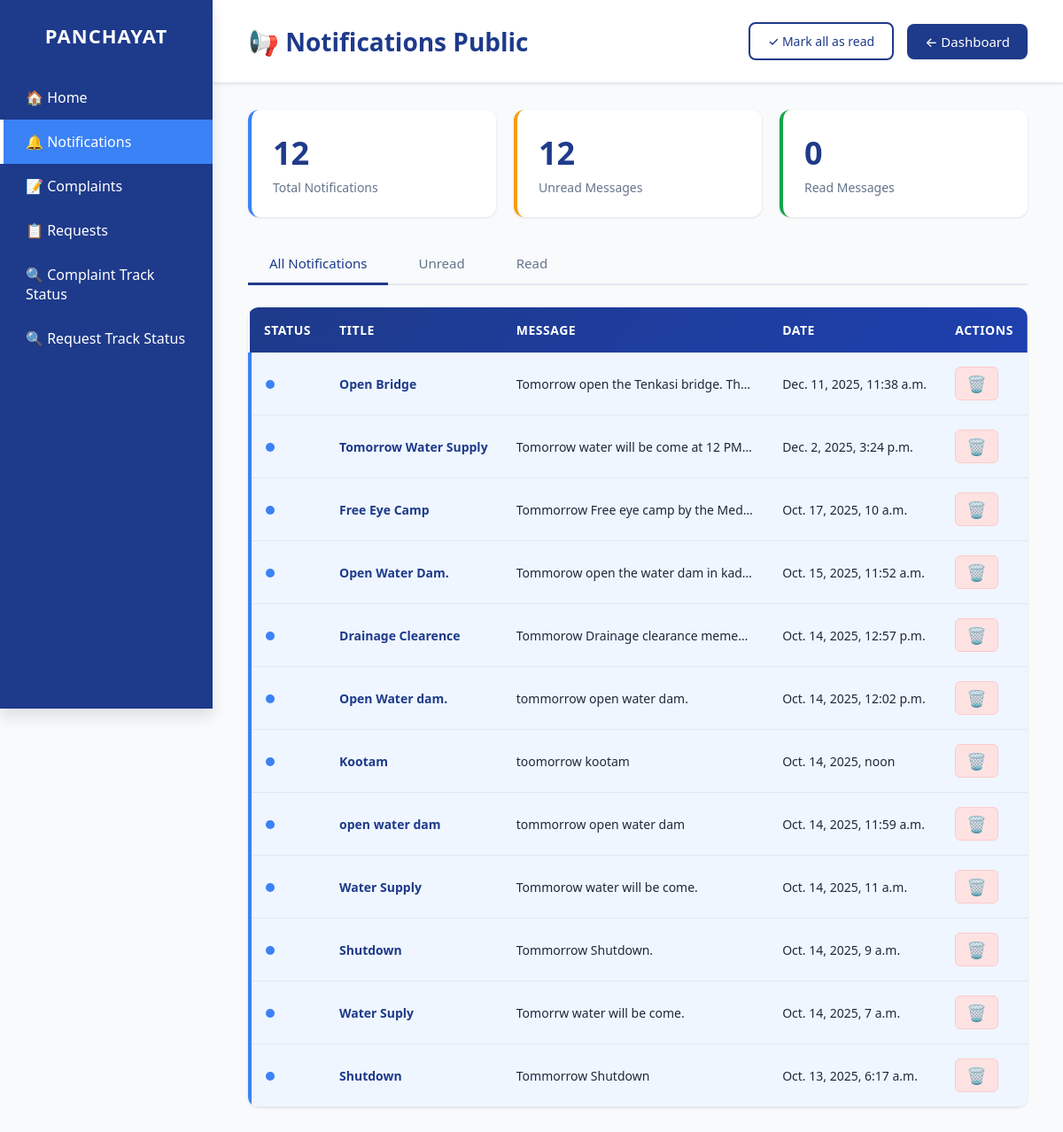
/notificationspublic/ (signed in), run on the app's committed database.
### myapp/models.py (models this page shows)
class Post(models.Model):
    title = models.CharField(max_length=200)
    image = models.ImageField(upload_to='posts/images/', null=True, blank=True)
    video = models.FileField(upload_to='posts/videos/', null=True, blank=True)
    message = models.TextField(null=True, blank=True)
    created_at = models.DateTimeField(default=timezone.now)
    deleted_by = models.TextField(blank=True, default="")

### myapp/views.py (the view)
# urls.py: path('notificationspublic/', views.notification_page2, name='notification_page2'),
def notification_page2(request):  # for public
    username = request.session.get('username')
    if not username:
        return redirect('loginpage')  # not logged in
    posts = Post.objects.exclude(deleted_by__icontains=username).order_by('-created_at')
    return render(request, "Notificationpublic.html", {'posts': posts})

### myapp/templates/Notificationpublic.html (shortened to what this page needs)
<!DOCTYPE html>
<html lang="en">
<head>
</head>
<body>
  <div class="sidebar" role="navigation" aria-label="Main sidebar">
    <h2>PANCHAYAT</h2>
    <div class="menu">
      <a href="{% url 'Mainpage' %}">🏠 Home</a>
      <a href="{% url 'notification_page2' %}" class="active">🔔 Notifications</a>
      <a href="{% url 'complaint_form' %}">📝 Complaints</a>
      <a href="{% url 'requestform' %}">📋 Requests</a>
      <a href="{% url 'Trackstatus' %}">🔍 Complaint Track Status</a>
      <a href="{% url 'Trackstatus2' %}">🔍 Request Track Status</a>
    </div>
  </div>
  <div class="content">
    <div class="header">
      <h1>📢 Notifications Public</h1>
      <div class="header-actions">
        <button class="mark-all-read-btn" onclick="markAllAsRead()">
          ✓ Mark all as read
        </button>
        <a href="{% url 'Mainpage' %}" class="back-btn">
          ← Dashboard
        </a>
      </div>
    </div>
    <div class="main-body">
      <div class="stats-bar">
        <div class="stat-card">
          <div class="stat-number" id="totalCount">{{ posts|length }}</div>
          <div class="stat-label">Total Notifications</div>
        </div>
        <div class="stat-card unread">
          <div class="stat-number" id="unreadCount">0</div>
          <div class="stat-label">Unread Messages</div>
        </div>
        <div class="stat-card read">
          <div class="stat-number" id="readCount">0</div>
          <div class="stat-label">Read Messages</div>
        </div>
      </div>
      <div class="filter-tabs">
        <button class="filter-tab active" onclick="filterNotifications('all')">
          All Notifications
        </button>
        <button class="filter-tab" onclick="filterNotifications('unread')">
          Unread
        </button>
        <button class="filter-tab" onclick="filterNotifications('read')">
          Read
        </button>
      </div>
      <div class="table-container">
        <table class="notifications-table">
          <thead>
            <tr>
              <th>Status</th>
              <th>Title</th>
              <th>Message</th>
              <th>Date</th>
              <th>Actions</th>
            </tr>
          </thead>
          <tbody id="notificationsList">
            {% for post in posts %}
            <tr class="notification-row unread" data-id="{{ post.id }}"
                data-title="{{ post.title }}"
                data-message="{{ post.message }}"
                data-date="{{ post.created_at }}"
                data-image="{% if post.image %}{{ post.image.url }}{% endif %}"
                data-video="{% if post.video %}{{ post.video.url }}{% endif %}"
                onclick="openNotificationModal(this)">
              <td>
                <span class="status-indicator status-unread"></span>
              </td>
              <td class="notification-title-cell">{{ post.title }}</td>
              <td class="notification-message-cell">{{ post.message }}</td>
              <td>{{ post.created_at }}</td>
              <td>
                <button class="action-btn"
                        onclick="event.stopPropagation(); deleteNotification({{ post.id }}, this)"
                        title="Delete notification">
                  🗑️
                </button>
              </td>
            </tr>
            {% endfor %}
          </tbody>
        </table>
      </div>
    </div>
  </div>
</body>
</html>

### data on the page
Post: title "Open Bridge", message "Tomorrow open the Tenkasi bridge. Th…", created_at "Dec. 11, 2025, 11:38 a.m."
Post: title "Tomorrow Water Supply", message "Tomorrow water will be come at 12 PM…", created_at "Dec. 2, 2025, 3:24 p.m."
Post: title "Free Eye Camp", message "Tommorrow Free eye camp by the Med…", created_at "Oct. 17, 2025, 10 a.m."
Post: title "Open Water Dam.", message "Tommorow open the water dam in kad…", created_at "Oct. 15, 2025, 11:52 a.m."
Post: title "Drainage Clearence", message "Tommorow Drainage clearance meme…", created_at "Oct. 14, 2025, 12:57 p.m."
Post: title "Open Water dam.", message "tommorrow open water dam.", created_at "Oct. 14, 2025, 12:02 p.m."
Post: title "Kootam", message "toomorrow kootam", created_at "Oct. 14, 2025, noon"
Post: title "open water dam", message "tommorrow open water dam", created_at "Oct. 14, 2025, 11:59 a.m."
Post: title "Water Supply", message "Tommorow water will be come.", created_at "Oct. 14, 2025, 11 a.m."
Post: title "Shutdown", message "Tommorrow Shutdown.", created_at "Oct. 14, 2025, 9 a.m."
Post: title "Water Suply", message "Tomorrw water will be come.", created_at "Oct. 14, 2025, 7 a.m."
Post: title "Shutdown", message "Tommorrow Shutdown", created_at "Oct. 13, 2025, 6:17 a.m."

### other printed values
{{ posts|length }} "12"
